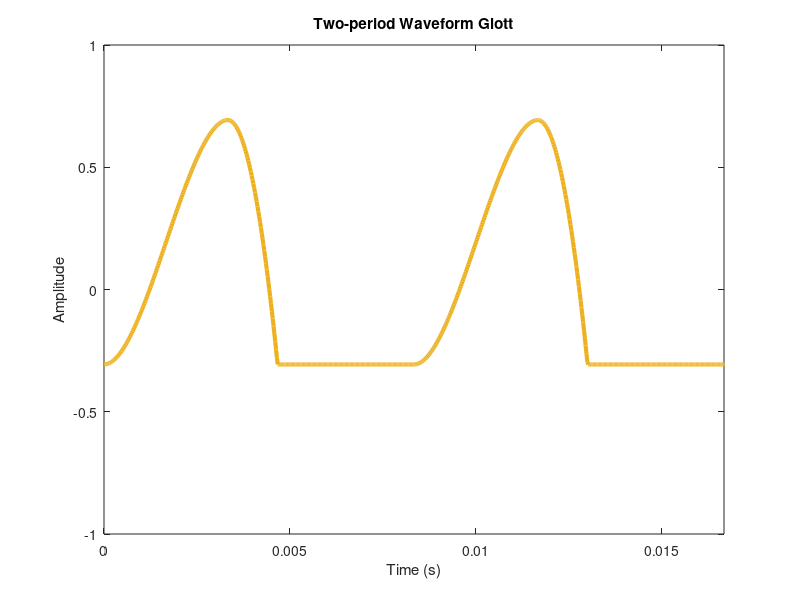

This figure's MATLAB source: (Note: this script raises an error after producing the figure.)
clear all;
clc;
close;

#graphics_toolkit("gnuplot")
#plot([0 1 2],[0 1 2])
#close;
#graphics_toolkit("qt")
#set( 0, "defaultlinelinewidth",3)
#plot([0 1 2],[2 1 0])

Tp=0.4
Tn=0.16
glottPulse = @(x) (0).*((x<0)) + (3.*(x./Tp).^2 - 2.*(x./Tp).^3).*((0<=x) & (x<Tp)) + (1-((x-Tp)./Tn).^2).*((Tp<=x) & (x<Tp+Tn)) + (0).*((Tp+Tn<=x));
glott = @(x) (glottPulse(mod(x,1)) - 0.3066675142915666);

Fsflat = 44100*2;
Xflat100 = glott(100*linspace(0, 1, Fsflat));      #sets Xflat100 to calculate Yflat100 for normalizing spectrum later
Yflat100 = fft(Xflat100);      #sets initial Yflat100
Yflat100 = abs(Yflat100)./max(abs(Yflat100));
plot(linspace(0,Fsflat,Fsflat),abs(Yflat100))
axis([0 Fsflat/2])
axis([0 200])
YflatMatrix = reshape(Yflat100(50:Fsflat/2-mod(Fsflat/2-1,100)+148),100,length(50:Fsflat/2-mod(Fsflat/2-1,100)+148)/100);
[m, ~] = max(YflatMatrix);
line = plot(log2((1:length(m))),20*log10(m))

slopeMatrix = (20*log10(m(2:length(m))))./log2(2:length(m));                      #slope in Db/octave
slope = sum(slopeMatrix(2:length(slopeMatrix))/(length(slopeMatrix)-1));
-11.82548879493844     #avg slope over all points
-11.06519211255925     #avg slope 2:14

clf
curve = plot(1:length(m),m)
axis([0 10])
hold on
ndegree = 24;
p = polyfit(1:150,m(1:150),ndegree)
plot(1:150,polyval(p,1:150))

#This is where to loop program on UI update! Before this line is loading screen

Fs=44100;           #sampling rate
T=1/Fs;             #period
L=Fs*2;             #length of domain in samples
#L=length(X)
t=(0:L-1)*T;        #time in seconds
f0=120;             #fundamental frequency
N=50;               #number of iterations

#X = audioread('source.wav');
#X = horzcat(X',zeros(1,(L-length(X))));

#X=0;
#for n = 1:N
#  X=X+((10^(-6/20))^log2(n))*cos(f0*2*pi*t.*(n));
#endfor
#X=X.*0.95/max(X);

Tp=0.4
Tn=0.16
glottPulse = @(x) (0).*((x<0)) + (3.*(x./Tp).^2 - 2.*(x./Tp).^3).*((0<=x) & (x<Tp)) + (1-((x-Tp)./Tn).^2).*((Tp<=x) & (x<Tp+Tn)) + (0).*((Tp+Tn<=x));
glott = @(x) (glottPulse(mod(x,1)) - 0.3066675142915666);

X = glott(f0*t);

Xsum=0;
for n = 1:L
  Xsum = Xsum + X(n);      #ensuring the average of X is near 0
endfor
Xsum=Xsum/L;

waveform = plot(t,X,"linewidth",3);
axis([0 2/f0 -1 1])
xlabel("Time (s)")
ylabel("Amplitude")
title("Two-period Waveform Glott")
playX=audioplayer(X,Fs);
play(playX)
#audiowrite('GlottTest.wav',X,44100)

function transferFunct = formants(fh,F1,Q1,Db1)
  transferFunct =  10^(Db1/20) * (1+(fh./F1 - F1./fh).^2 * Q1^2).^-0.5;
endfunction

Y=fft(X);
Yh=Y(1:L/2);               #removes reflection of fft
f=Fs/L*(1:length(Y));      #frequency domain for fft
fh=Fs/L*(1:length(Yh));    #frequencies up to nyquist frequency

plot(fh,abs(Yh))
hold on
plot(fh,max(abs(Yh))*((10.^(-11.06519211255925/20)).^log2(fh./f0)))
hold on
plot(f0*(1:length(m)),max(abs(Yh))*m)
axis([0 2000 0 max(abs(Yh))])
xlabel("Frequecy (Hz)")
ylabel("Amplitude")
title("Spectrogram of Glott and 11.8 dB Rolloff")

#splitlength =
#raise Y peaks to same level

transform = formants(fh,500,10,0);      #linear plot of transform
plot(fh,transform)
axis([0 N*f0+f0])
xlabel("Frequency (Hz)")
ylabel("Amplitude")
title("Linear Plot of Transform")

plot(fh,20*log10(transform))
hold on
#plot(fh,log10(2^-0.5))


